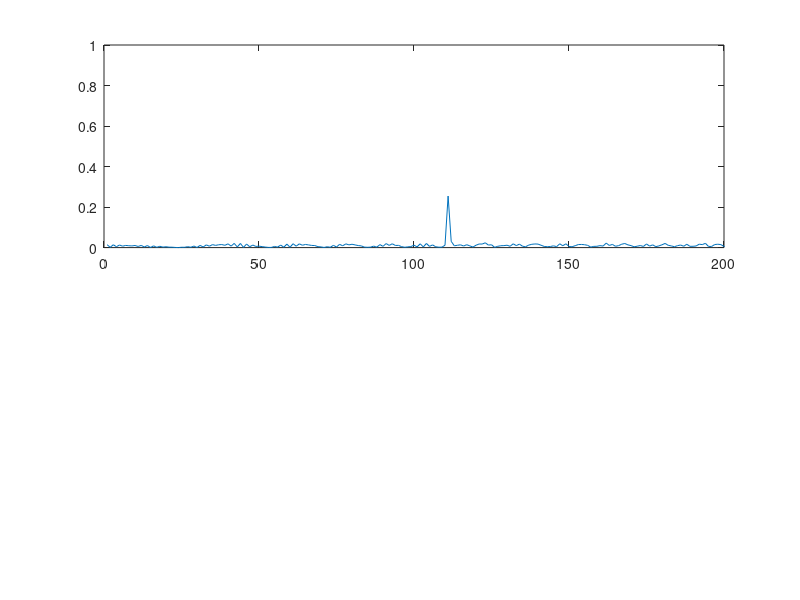
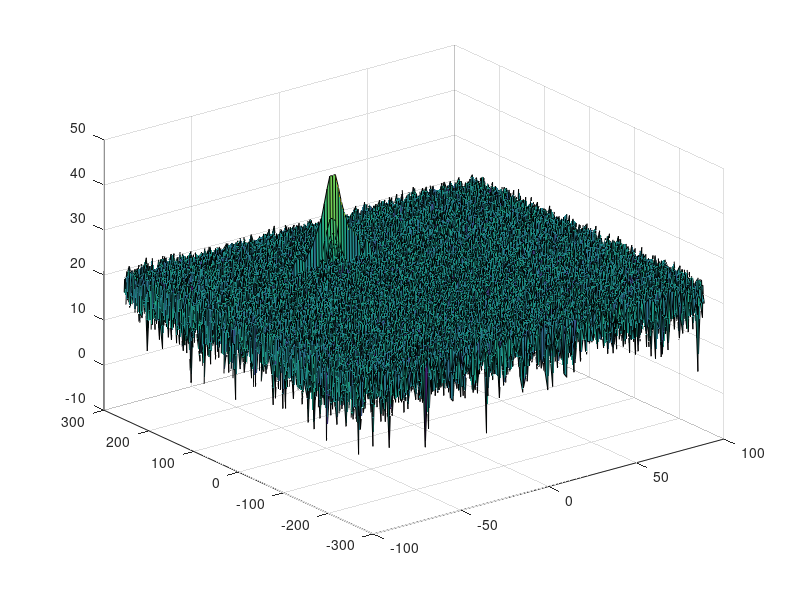
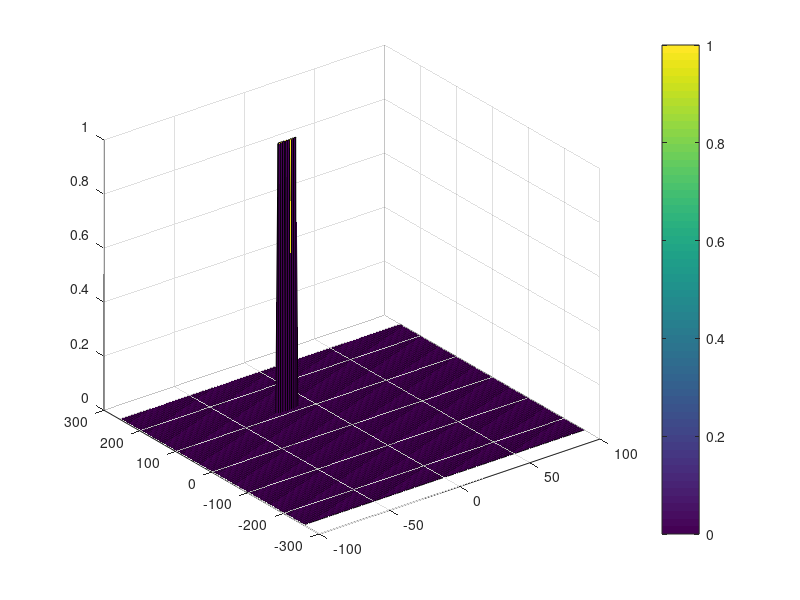

Recreate these plots in MATLAB, in order.
clear all;
clc;

%% Radar Specifications 
%%%%%%%%%%%%%%%%%%%%%%%%%%%
% Frequency of operation = 77GHz
% Max Range = 200m
% Range Resolution = 1 m
% Max Velocity = 100 m/s
%%%%%%%%%%%%%%%%%%%%%%%%%%%

%speed of light = 3e8
c = 3e8;
%% User Defined Range and Velocity of target
% *%DONE* :
% define the target's initial position and velocity. Note : Velocity
% remains contant

R = 110;
v = -20;
 


%% FMCW Waveform Generation

% *%DONE* :
%Design the FMCW waveform by giving the specs of each of its parameters.
% Calculate the Bandwidth (B), Chirp Time (Tchirp) and Slope (slope) of the FMCW
% chirp using the requirements above.

Bandwidth= c/(2*1); %Bandwidth = speed of light / (2 * range resolution)
Tchirp = 5.5*2*200/c; % sweep = 5.5 * 2 * max range / speed of light
Slope = Bandwidth/Tchirp;


%Operating carrier frequency of Radar 
fc= 77e9;             %carrier freq

                                                          
%The number of chirps in one sequence. Its ideal to have 2^ value for the ease of running the FFT
%for Doppler Estimation. 
Nd=128;                   % #of doppler cells OR #of sent periods % number of chirps

%The number of samples on each chirp. 
Nr=1024;                  %for length of time OR # of range cells

% Timestamp for running the displacement scenario for every sample on each
% chirp
t=linspace(0,Nd*Tchirp,Nr*Nd); %total time for samples


%Creating the vectors for Tx, Rx and Mix based on the total samples input.
Tx=zeros(1,length(t)); %transmitted signal
Rx=zeros(1,length(t)); %received signal
Mix = zeros(1,length(t)); %beat signal

%Similar vectors for range_covered and time delay.
r_t=zeros(1,length(t));
td=zeros(1,length(t));


%% Signal generation and Moving Target simulation
% Running the radar scenario over the time. 

for i=1:length(t)         
    
    
    % *%DONE* :
    %For each time stamp update the Range of the Target for constant velocity. 
    r_t(i) = R + v*t(i);
    td(i) = 2 * r_t(i)/c;
    % *%DONE* :
    %For each time sample we need update the transmitted and
    %received signal. 
    Tx(i) =  cos(2*pi*(fc*t(i)        +Slope*power(t(i),2)/2));
    Rx(i)  = cos(2*pi*(fc*(t(i)-td(i))+Slope*(t(i)-td(i))^2/2));
    
    % *%DONE* :
    %Now by mixing the Transmit and Receive generate the beat signal
    %This is done by element wise matrix multiplication of Transmit and
    %Receiver Signal
    Mix(i) = Tx(i).*Rx(i);
    
end

%% RANGE MEASUREMENT


 % *%DONE* :
%reshape the vector into Nr*Nd array. Nr and Nd here would also define the size of
%Range and Doppler FFT respectively.
Mix_shape = reshape(Mix , [Nr, Nd]);

 % *%DONE* :
%run the FFT on the beat signal along the range bins dimension (Nr) and
%normalize.
fft = fft(Mix_shape,Nr);
fft = fft./Nr;

 % *%DONE* :
% Take the absolute value of FFT output
fft = abs(fft);


 % *%DONE* :
% Output of FFT is double sided signal, but we are interested in only one side of the spectrum.
% Hence we throw out half of the samples.
fft = fft(1:length(t)/2);


%plotting the range
figure ('Name','Range from First FFT')
subplot(2,1,1)

 % *%DONE* :
 % plot FFT output 
 plot(fft);

 
axis ([0 200 0 1]);



%% RANGE DOPPLER RESPONSE
% The 2D FFT implementation is already provided here. This will run a 2DFFT
% on the mixed signal (beat signal) output and generate a range doppler
% map.You will implement CFAR on the generated RDM


% Range Doppler Map Generation.

% The output of the 2D FFT is an image that has reponse in the range and
% doppler FFT bins. So, it is important to convert the axis from bin sizes
% to range and doppler based on their Max values.

Mix=reshape(Mix,[Nr,Nd]);

% 2D FFT using the FFT size for both dimensions.
sig_fft2 = fft2(Mix,Nr,Nd);

% Taking just one side of signal from Range dimension.
sig_fft2 = sig_fft2(1:Nr/2,1:Nd);
sig_fft2 = fftshift (sig_fft2);
RDM = abs(sig_fft2);
RDM = 10*log10(RDM) ;

%use the surf function to plot the output of 2DFFT and to show axis in both
%dimensions
doppler_axis = linspace(-100,100,Nd);
range_axis = linspace(-200,200,Nr/2)*((Nr/2)/400);
figure,surf(doppler_axis,range_axis,RDM);

%% CFAR implementation

%Slide Window through the complete Range Doppler Map

% *%DONE* :
%Select the number of Training Cells in both the dimensions.
range_training = 8;
dopler_training = 8;
% *%DONE* :
%Select the number of Guard Cells in both dimensions around the Cell under 
%test (CUT) for accurate estimation
range_guard = 4;
dopler_guard = 4;

% *%DONE* :
% offset the threshold by SNR value in dB
snr = 10;

% *%DONE* :
%Create a vector to store noise_level for each iteration on training cells
noise_level = zeros(Nr/2,Nd);


% *%TODO* :
%design a loop such that it slides the CUT across range doppler map by
%giving margins at the edges for Training and Guard Cells.
%For every iteration sum the signal level within all the training
%cells. To sum convert the value from logarithmic to linear using db2pow
%function. Average the summed values for all of the training
%cells used. After averaging convert it back to logarithimic using pow2db.
%Further add the offset to it to determine the threshold. Next, compare the
%signal under CUT with this threshold. If the CUT level > threshold assign
%it a value of 1, else equate it to 0.
train_cells = ((range_training+range_guard)*2+1)*((dopler_training+dopler_guard)*2+1)-(range_guard*2+1)*(dopler_guard*2+1);

for i = range_guard + range_training + 1: Nr/2-(range_guard + range_training)
    for j = dopler_guard + dopler_training +1 : Nd -(dopler_guard + dopler_training)
   % Use RDM[x,y] as the matrix from the output of 2D FFT for implementing
   % CFAR
   noise_all = db2pow(RDM(i-(range_training+range_guard):i+(range_guard + range_training), j-(dopler_guard + dopler_training):j+(dopler_guard + dopler_training)));
   noise_guard  = db2pow(RDM(i-range_guard:i+range_guard, j-dopler_guard:j+dopler_guard)); 
   
   background_noise = sum (sum(noise_all)) - sum(sum(noise_guard));
   background_noise = snr + pow2db(background_noise/train_cells);

% *%TODO* :
% The process above will generate a thresholded block, which is smaller 
%than the Range Doppler Map as the CUT cannot be located at the edges of
%matrix. Hence,few cells will not be thresholded. To keep the map size same
% set those values to 0. 
    if RDM(i, j)> background_noise
        noise_level(i, j) = 1;
    end    
    end
end

% *%Done* :
%display the CFAR output using the Surf function like we did for Range
%Doppler Response output.
figure,surf(doppler_axis,range_axis,noise_level);
colorbar;


 
 